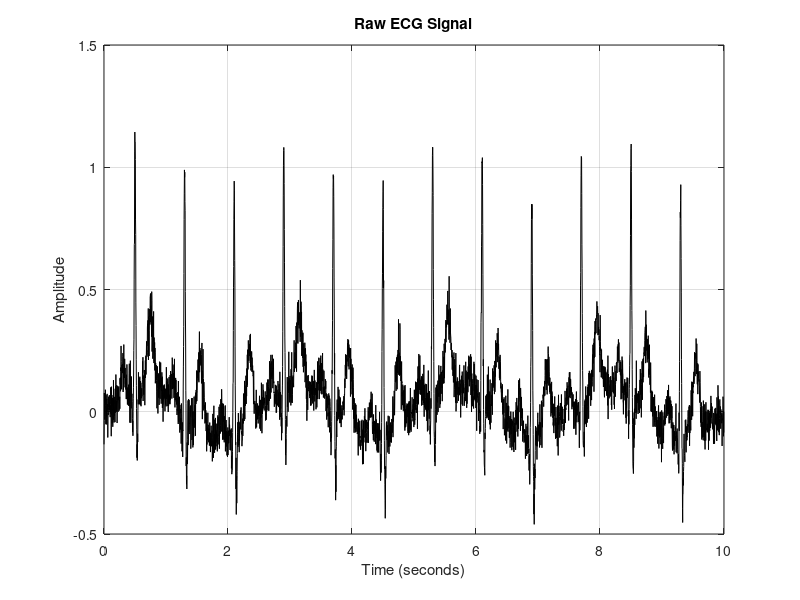
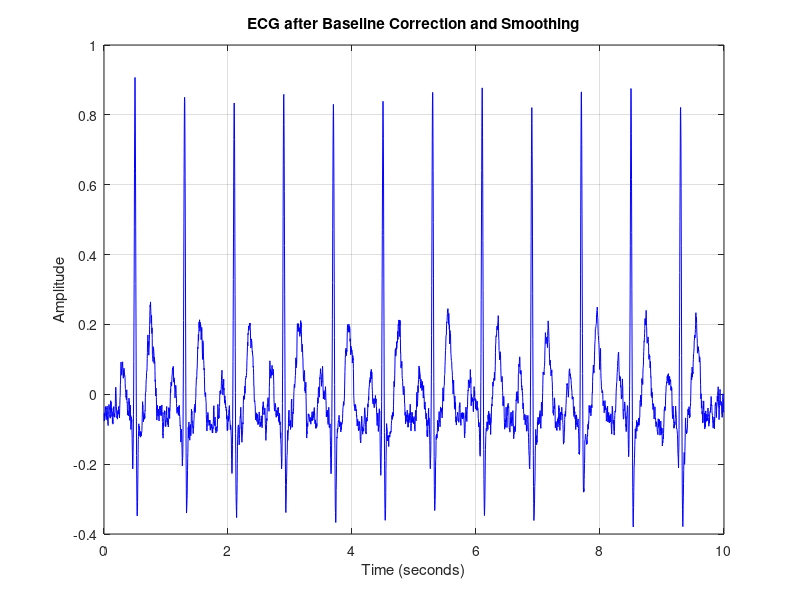
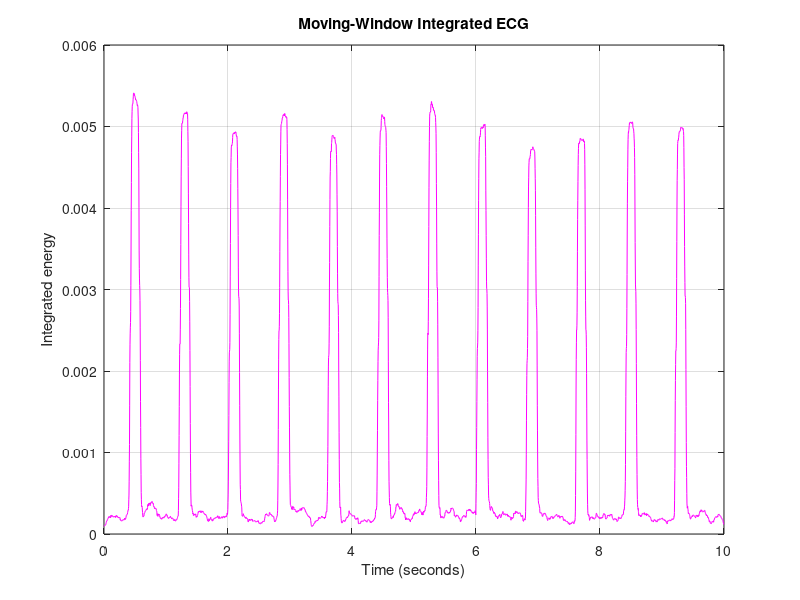
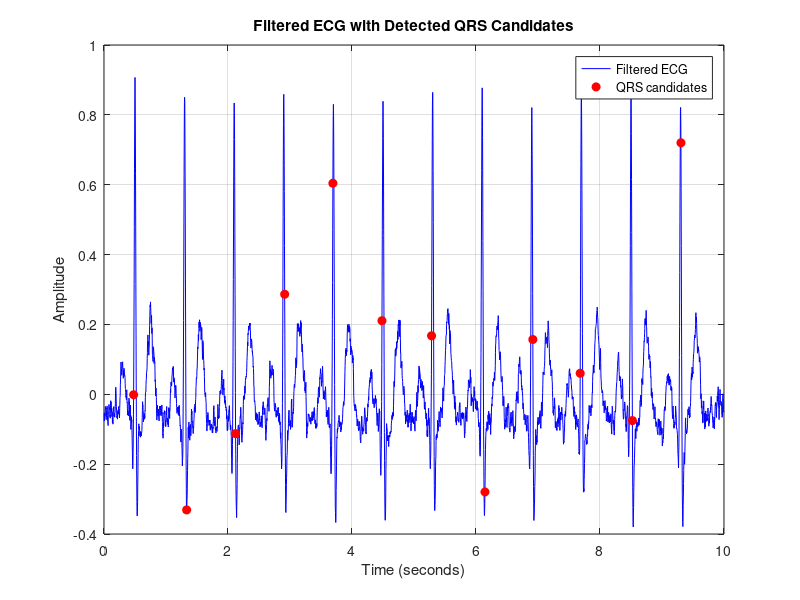

These charts were generated, in order, by the following MATLAB code:
%% EXPERIMENT 1: ECG NOISE REMOVAL AND QRS DETECTION
% Complete program: Generate input, save, load, filter,
% detect QRS complexes, calculate heart rate, and plot results.

clear;
close all;
clc;

%% STEP 1: CREATE A SIMULATED ECG INPUT FILE
fs = 360;                  % Sampling frequency in Hz
duration = 10;              % Duration in seconds
heartRateOriginal = 75;     % Simulated heart rate in bpm

t = (0:1/fs:duration-1/fs)';
ecg = zeros(size(t));

beatInterval = 60 / heartRateOriginal;
numberOfBeats = ceil(duration / beatInterval);

% Generate simulated P, QRS and T waves
for beat = 0:numberOfBeats-1

    beatTime = 0.5 + beat * beatInterval;

    if beatTime + 0.35 >= duration
        continue;
    end

    % P wave
    ecg = ecg + 0.12 * exp( ...
        -((t - (beatTime - 0.20))/0.045).^2);

    % Q wave
    ecg = ecg - 0.15 * exp( ...
        -((t - (beatTime - 0.035))/0.012).^2);

    % R wave
    ecg = ecg + 1.00 * exp( ...
        -((t - beatTime)/0.015).^2);

    % S wave
    ecg = ecg - 0.25 * exp( ...
        -((t - (beatTime + 0.035))/0.015).^2);

    % T wave
    ecg = ecg + 0.30 * exp( ...
        -((t - (beatTime + 0.25))/0.070).^2);
end

% Add baseline drift and random noise
rng(1);  % Repeatable results
ecg = ecg ...
    + 0.10 * sin(2*pi*0.4*t) ...
    + 0.05 * randn(size(t));

% Save the generated ECG input file
filename = 'ecg_sample.mat';
save(filename, 'ecg', 'fs');

fprintf('STEP 1: ECG input file created successfully.\n');
fprintf('File name: %s\n', filename);

%% STEP 2: LOAD THE ECG INPUT FILE
S = load(filename);

ecg = double(S.ecg(:));
fs = S.fs;
t = (0:length(ecg)-1)' / fs;

fprintf('\nSTEP 2: ECG file loaded successfully.\n');
fprintf('Number of samples = %d\n', length(ecg));
fprintf('Sampling frequency = %d Hz\n', fs);
fprintf('Signal duration = %.2f seconds\n', t(end));

%% STEP 3: DISPLAY THE RAW ECG
figure('Name', 'Figure 1 - Raw ECG');
plot(t, ecg, 'k');
grid on;
xlabel('Time (seconds)');
ylabel('Amplitude');
title('Raw ECG Signal');

%% STEP 4: REMOVE BASELINE DRIFT
ecg0 = ecg - mean(ecg);

% Estimate baseline using a moving-average window
baselineWindow = round(0.6 * fs);
baselineWindow = max(baselineWindow, 1);

baseline = conv(ecg0, ...
    ones(baselineWindow, 1)/baselineWindow, 'same');

ecgCorrected = ecg0 - baseline;

%% STEP 5: SMOOTH THE ECG TO REDUCE HIGH-FREQUENCY NOISE
% Short moving-average window
smoothWindow = 5;

ecgFiltered = conv(ecgCorrected, ...
    ones(smoothWindow, 1)/smoothWindow, 'same');

figure('Name', 'Figure 2 - Filtered ECG');
plot(t, ecgFiltered, 'b');
grid on;
xlabel('Time (seconds)');
ylabel('Amplitude');
title('ECG after Baseline Correction and Smoothing');

%% STEP 6: ENHANCE THE QRS COMPLEXES
% Calculate the first difference
dECG = [0; diff(ecgFiltered)];

% Square the derivative
squaredECG = dECG .^ 2;

% Moving-window integration over approximately 150 ms
integrationWindow = round(0.150 * fs);

integratedECG = conv(squaredECG, ...
    ones(integrationWindow, 1)/integrationWindow, 'same');

figure('Name', 'Figure 3 - QRS Enhancement');
plot(t, integratedECG, 'm');
grid on;
xlabel('Time (seconds)');
ylabel('Integrated energy');
title('Moving-Window Integrated ECG');

%% STEP 7: DETECT QRS CANDIDATES
threshold = 0.35 * max(integratedECG);
minimumDistance = round(0.25 * fs);

% Find local maxima without using findpeaks
candidateLocs = [];

for i = 2:length(integratedECG)-1
    if integratedECG(i) >= integratedECG(i-1) && ...
       integratedECG(i) > integratedECG(i+1) && ...
       integratedECG(i) >= threshold

        candidateLocs(end+1, 1) = i;
    end
end

% Retain the strongest peak within each minimum-distance interval
qrsLocs = [];

if ~isempty(candidateLocs)

    [~, order] = sort( ...
        integratedECG(candidateLocs), 'descend');

    selectedLocs = [];

    for k = 1:length(order)
        loc = candidateLocs(order(k));

        if isempty(selectedLocs) || ...
           all(abs(selectedLocs - loc) >= minimumDistance)

            selectedLocs(end+1, 1) = loc;
        end
    end

    qrsLocs = sort(selectedLocs);
end

%% STEP 8: DISPLAY DETECTED QRS CANDIDATES
figure('Name', 'Figure 4 - QRS Detection');
plot(t, ecgFiltered, 'b');
hold on;

if ~isempty(qrsLocs)
    plot(t(qrsLocs), ecgFiltered(qrsLocs), ...
        'ro', 'MarkerFaceColor', 'r');
end

grid on;
xlabel('Time (seconds)');
ylabel('Amplitude');
title('Filtered ECG with Detected QRS Candidates');
legend('Filtered ECG', 'QRS candidates');
hold off;

%% STEP 9: CALCULATE RR INTERVAL AND HEART RATE
if length(qrsLocs) >= 2

    RR = diff(qrsLocs) / fs;
    meanRR = mean(RR);
    HR = 60 / meanRR;

else

    RR = [];
    meanRR = NaN;
    HR = NaN;

    warning(['Fewer than two QRS candidates were detected. ', ...
        'Heart rate cannot be estimated reliably.']);
end

%% STEP 10: DISPLAY THE RESULTS
fprintf('\n====================================\n');
fprintf('         EXPERIMENT 1 RESULTS\n');
fprintf('====================================\n');

fprintf('Sampling frequency = %d Hz\n', fs);
fprintf('Signal duration = %.2f seconds\n', t(end));
fprintf('Original simulated heart rate = %d bpm\n', ...
    heartRateOriginal);
fprintf('Detected QRS candidates = %d\n', length(qrsLocs));

if isnan(meanRR)
    fprintf('Mean RR interval = Not available\n');
    fprintf('Estimated heart rate = Not available\n');
else
    fprintf('Mean RR interval = %.4f seconds\n', meanRR);
    fprintf('Estimated heart rate = %.2f bpm\n', HR);
end

fprintf('Input file saved as: %s\n', filename);
fprintf('====================================\n');
fprintf('Experiment completed successfully.\n');
